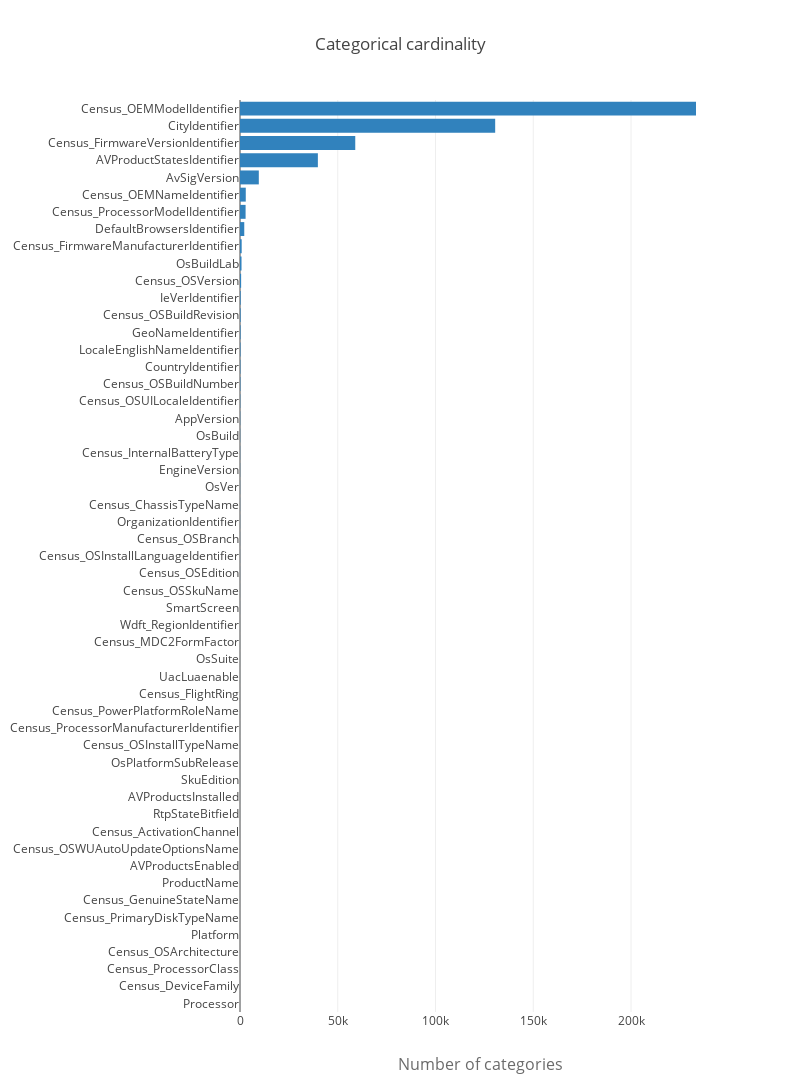

Write notebook code for a chart like this one.
### Markdown cell above
Most of the current variables are categories and we need to choose a method to treat them. **Depending on the cardinality of each variable**, we can opt for** one-hot-encoding, frequency or target encoding**. In the particular case of Light-GBM, we can also use the **built-in LGBM treatment of categoricals**:

### Code cell
cardinality = []
for c in categorical_columns:
    if c == 'MachineIdentifier': continue
    cardinality.append([c, all[c].nunique()])
cardinality.sort(key = lambda x:x[1], reverse=False)

trace = go.Bar(y=[x[0] for x in cardinality],
               x=[x[1] for x in cardinality],
               orientation='h', marker=dict(color='rgb(49,130,189)'), name='train')

layout = go.Layout(
    title='Categorical cardinality', height=1600, width=800,
    xaxis=dict(
        title='Number of categories',
        titlefont=dict(size=16, color='rgb(107, 107, 107)'),
        domain=[0.25, 1]
    ),
    barmode='group',
    bargap=0.1,
    bargroupgap=0.1
)

fig = go.Figure(data=[trace], layout=layout)
iplot(fig)

### Figure 1 — Plotly figure (JSON) as saved in the notebook; plotly's stock layout.template omitted (floating-point values rounded to 4 significant figures)
{"data": [{"marker": {"color": "rgb(49,130,189)"}, "name": "train", "orientation": "h", "type": "bar", "uid": "4348079f-0a5b-43c1-ab36-abd7bdc9ed84", "x": [3, 3, 3, 3, 4, 4, 5, 6, 6, 6, 6, 8, 8, 8, 9, 9, 10, 10, 11, 13, 14, 14, 15, 27, 32, 39, 39, 40, 51, 57, 69, 74, 92, 101, 124, 151, 216, 222, 254, 295, 325, 350, 579, 775, 859, 2177, 2858, 2952, 9623, 39831, 58957, 130523, 233243], "y": ["Processor", "Census_DeviceFamily", "Census_ProcessorClass", "Census_OSArchitecture", "Platform", "Census_PrimaryDiskTypeName", "Census_GenuineStateName", "ProductName", "AVProductsEnabled", "Census_OSWUAutoUpdateOptionsName", "Census_ActivationChannel", "RtpStateBitfield", "AVProductsInstalled", "SkuEdition", "OsPlatformSubRelease", "Census_OSInstallTypeName", "Census_ProcessorManufacturerIdentifier", "Census_PowerPlatformRoleName", "Census_FlightRing", "UacLuaenable", "OsSuite", "Census_MDC2FormFactor", "Wdft_RegionIdentifier", "SmartScreen", "Census_OSSkuName", "Census_OSEdition", "Census_OSInstallLanguageIdentifier", "Census_OSBranch", "OrganizationIdentifier", "Census_ChassisTypeName", "OsVer", "EngineVersion", "Census_InternalBatteryType", "OsBuild", "AppVersion", "Census_OSUILocaleIdentifier", "Census_OSBuildNumber", "CountryIdentifier", "LocaleEnglishNameIdentifier", "GeoNameIdentifier", "Census_OSBuildRevision", "IeVerIdentifier", "Census_OSVersion", "OsBuildLab", "Census_FirmwareManufacturerIdentifier", "DefaultBrowsersIdentifier", "Census_ProcessorModelIdentifier", "Census_OEMNameIdentifier", "AvSigVersion", "AVProductStatesIdentifier", "Census_FirmwareVersionIdentifier", "CityIdentifier", "Census_OEMModelIdentifier"]}], "layout": {"bargap": 0.1, "bargroupgap": 0.1, "barmode": "group", "height": 1600, "title": {"text": "Categorical cardinality"}, "width": 800, "xaxis": {"domain": [0.25, 1], "title": {"font": {"color": "rgb(107, 107, 107)", "size": 16}, "text": "Number of categories"}}}}
